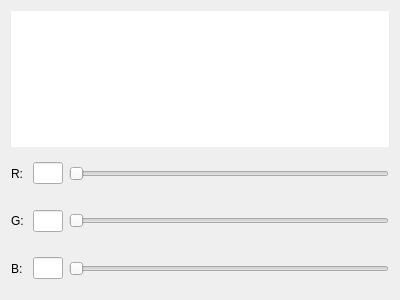
<?xml version="1.0" encoding="UTF-8"?>
<ui version="4.0">
 <class>QSliderDemo</class>
 <widget class="QWidget" name="QSliderDemo">
  <property name="geometry">
   <rect>
    <x>0</x>
    <y>0</y>
    <width>400</width>
    <height>300</height>
   </rect>
  </property>
  <property name="windowTitle">
   <string>QSliderDemo</string>
  </property>
  <layout class="QVBoxLayout" name="verticalLayout_3">
   <item>
    <widget class="QLabel" name="lb_Color">
     <property name="sizePolicy">
      <sizepolicy hsizetype="Preferred" vsizetype="Preferred">
       <horstretch>0</horstretch>
       <verstretch>0</verstretch>
      </sizepolicy>
     </property>
     <property name="styleSheet">
      <string notr="true">background-color: rgb(255, 255, 255);</string>
     </property>
     <property name="text">
      <string/>
     </property>
    </widget>
   </item>
   <item>
    <layout class="QHBoxLayout" name="horizontalLayout_4">
     <item>
      <layout class="QVBoxLayout" name="verticalLayout">
       <item>
        <widget class="QLabel" name="label_2">
         <property name="text">
          <string>R: </string>
         </property>
        </widget>
       </item>
       <item>
        <widget class="QLabel" name="label_3">
         <property name="text">
          <string>G: </string>
         </property>
        </widget>
       </item>
       <item>
        <widget class="QLabel" name="label_4">
         <property name="text">
          <string>B: </string>
         </property>
        </widget>
       </item>
      </layout>
     </item>
     <item>
      <layout class="QVBoxLayout" name="verticalLayout_2">
       <item>
        <layout class="QHBoxLayout" name="horizontalLayout">
         <item>
          <widget class="QLineEdit" name="le_Red">
           <property name="sizePolicy">
            <sizepolicy hsizetype="Minimum" vsizetype="Fixed">
             <horstretch>0</horstretch>
             <verstretch>0</verstretch>
            </sizepolicy>
           </property>
           <property name="maximumSize">
            <size>
             <width>30</width>
             <height>16777215</height>
            </size>
           </property>
           <property name="alignment">
            <set>Qt::AlignCenter</set>
           </property>
          </widget>
         </item>
         <item>
          <widget class="QSlider" name="hsld_Red">
           <property name="sizePolicy">
            <sizepolicy hsizetype="Expanding" vsizetype="Preferred">
             <horstretch>0</horstretch>
             <verstretch>0</verstretch>
            </sizepolicy>
           </property>
           <property name="orientation">
            <enum>Qt::Horizontal</enum>
           </property>
          </widget>
         </item>
        </layout>
       </item>
       <item>
        <layout class="QHBoxLayout" name="horizontalLayout_2">
         <item>
          <widget class="QLineEdit" name="le_Green">
           <property name="sizePolicy">
            <sizepolicy hsizetype="Minimum" vsizetype="Fixed">
             <horstretch>0</horstretch>
             <verstretch>0</verstretch>
            </sizepolicy>
           </property>
           <property name="maximumSize">
            <size>
             <width>30</width>
             <height>16777215</height>
            </size>
           </property>
           <property name="alignment">
            <set>Qt::AlignCenter</set>
           </property>
          </widget>
         </item>
         <item>
          <widget class="QSlider" name="hsld_Green">
           <property name="sizePolicy">
            <sizepolicy hsizetype="Expanding" vsizetype="Preferred">
             <horstretch>0</horstretch>
             <verstretch>0</verstretch>
            </sizepolicy>
           </property>
           <property name="orientation">
            <enum>Qt::Horizontal</enum>
           </property>
          </widget>
         </item>
        </layout>
       </item>
       <item>
        <layout class="QHBoxLayout" name="horizontalLayout_3">
         <item>
          <widget class="QLineEdit" name="le_Blue">
           <property name="sizePolicy">
            <sizepolicy hsizetype="Minimum" vsizetype="Fixed">
             <horstretch>0</horstretch>
             <verstretch>0</verstretch>
            </sizepolicy>
           </property>
           <property name="maximumSize">
            <size>
             <width>30</width>
             <height>16777215</height>
            </size>
           </property>
           <property name="alignment">
            <set>Qt::AlignCenter</set>
           </property>
          </widget>
         </item>
         <item>
          <widget class="QSlider" name="hsld_Blue">
           <property name="sizePolicy">
            <sizepolicy hsizetype="Expanding" vsizetype="Preferred">
             <horstretch>0</horstretch>
             <verstretch>0</verstretch>
            </sizepolicy>
           </property>
           <property name="orientation">
            <enum>Qt::Horizontal</enum>
           </property>
          </widget>
         </item>
        </layout>
       </item>
      </layout>
     </item>
    </layout>
   </item>
  </layout>
 </widget>
 <resources/>
 <connections/>
</ui>
